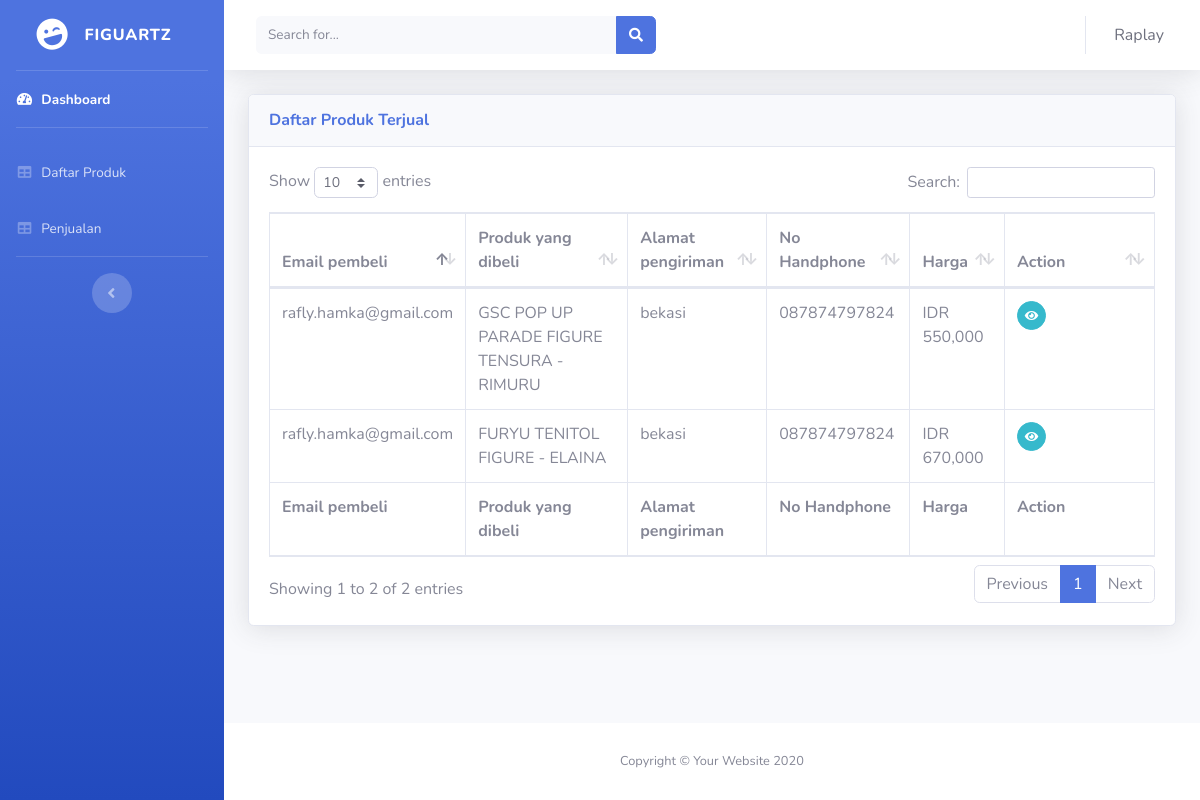
/pages/admin/penjualan.php (signed in), run on the app's committed database.
### tables this page shows
CREATE TABLE `penjualan` (
  `id_penjualan` int(11) NOT NULL,
  `emailPembeli` varchar(50) NOT NULL,
  `namaPembeli` char(50) NOT NULL,
  `barangDibeli` varchar(50) NOT NULL,
  `alamatPengiriman` text NOT NULL,
  `noHp` varchar(50) NOT NULL,
  `kurirDipilih` varchar(50) NOT NULL,
  `metodePembayaran` varchar(50) NOT NULL,
  `totalHarga` int(11) NOT NULL,
  `statusPemesanan` varchar(50) NOT NULL
);

### pages/admin/penjualan.php (the view, shortened to what this page needs)
<!DOCTYPE html>
<?php
include "../../config/connector.php";
?>
<html lang="en">
  <head>
    <link
      href="../../vendor/fontawesome-free/css/all.min.css"
      rel="stylesheet"
      type="text/css"
    />
    <link href="../../style/sb-admin-2.min.css" rel="stylesheet" />
    <link
      href="../../vendor/datatables/dataTables.bootstrap4.min.css"
      rel="stylesheet"
    />
  </head>
  <body id="page-top">
    <div id="wrapper">
      <ul
        class="navbar-nav bg-gradient-primary sidebar sidebar-dark accordion"
        id="accordionSidebar"
      >
        <a
          class="sidebar-brand d-flex align-items-center justify-content-center"
          href="dashboard.php"
        >
          <div class="sidebar-brand-icon rotate-n-15">
            <i class="fas fa-laugh-wink"></i>
          </div>
          <div class="sidebar-brand-text mx-3">FiguartZ</div>
        </a>
        <hr class="sidebar-divider my-0" />
        <li class="nav-item active">
          <a class="nav-link" href="dashboard.php">
            <i class="fas fa-fw fa-tachometer-alt"></i>
            <span>Dashboard</span></a
          >
        </li>
        <hr class="sidebar-divider" />
        <li class="nav-item">
          <a class="nav-link" href="daftarProduk.php">
            <i class="fas fa-fw fa-table"></i>
            <span>Daftar Produk</span></a
          >
        </li>
        <li class="nav-item">
          <a class="nav-link" href="#">
            <i class="fas fa-fw fa-table"></i>
            <span>Penjualan</span></a
          >
        </li>
        <hr class="sidebar-divider d-none d-md-block" />
        <div class="text-center d-none d-md-inline">
          <button class="rounded-circle border-0" id="sidebarToggle"></button>
        </div>
      </ul>
      <div id="content-wrapper" class="d-flex flex-column">
        <div id="content">
          <nav
            class="navbar navbar-expand navbar-light bg-white topbar mb-4 static-top shadow"
          >
            <form
              class="d-none d-sm-inline-block form-inline mr-auto ml-md-3 my-2 my-md-0 mw-100 navbar-search"
            >
              <div class="input-group">
                <input
                  type="text"
                  class="form-control bg-light border-0 small"
                  placeholder="Search for..."
                  aria-label="Search"
                  aria-describedby="basic-addon2"
                />
                <div class="input-group-append">
                  <button class="btn btn-primary" type="button">
                    <i class="fas fa-search fa-sm"></i>
                  </button>
                </div>
              </div>
            </form>
            <ul class="navbar-nav ml-auto">
              <li class="nav-item dropdown no-arrow">
                <a
                  class="nav-link dropdown-toggle"
                  href="#"
                  id="userDropdown"
                  role="button"
                  data-toggle="dropdown"
                  aria-haspopup="true"
                  aria-expanded="false"
                >
                  <span class="mr-2 d-none d-lg-inline text-gray-700 text-capitalize"
                    ><?php echo $_SESSION['username'];?></span
                  >
                </a>
              </li>
            </ul>
          </nav>
          <div class="container-fluid">
            <div class="card shadow mb-4">
              <div class="card-header py-3">
                <h6 class="m-0 font-weight-bold text-primary">
                  Daftar Produk Terjual
                </h6>
              </div>
              <div class="card-body">
                <div class="table-responsive">
                  <table
                    class="table table-bordered"
                    id="dataTable"
                    width="100%"
                    cellspacing="0"
                  >
                    <thead>
                      <tr>
                        <th>Email pembeli</th>
                        <th>Produk yang dibeli</th>
                        <th>Alamat pengiriman</th>
                        <th>No Handphone</th>
                        <th>Harga</th>
                        <th>Action</th>
                      </tr>
                    </thead>
                    <tfoot>
                      <tr>
                        <th>Email pembeli</th>
                        <th>Produk yang dibeli</th>
                        <th>Alamat pengiriman</th>
                        <th>No Handphone</th>
                        <th>Harga</th>
                        <th>Action</th>
                      </tr>
                    </tfoot>
                    <tbody>
                      <?php
                        $penjualan = mysqli_query($koneksi,"select * from penjualan");
                        while($daftarPenjualan = mysqli_fetch_array($penjualan)){
                          ?>
                      <tr>
                        <td>
                         <?php echo $daftarPenjualan['emailPembeli'] ?>
                        </td>
                        <td><?php echo $daftarPenjualan['barangDibeli'] ?></td>
                        <td><?php echo $daftarPenjualan['alamatPengiriman'] ?></td>
                        <td><?php echo $daftarPenjualan['noHp'] ?></td>
                        <td><?php echo "IDR ", number_format($daftarPenjualan['totalHarga']); ?></td>
                        <td width="125px">
                            <a href="detail-penjualan.php?id_penjualan=<?php echo $daftarPenjualan['id_penjualan'];?>" class="btn btn-info btn-circle btn-sm"><i class="fas fa-eye"></i></a>
                        </td>
                      </tr>
                       <?php
                        }
                       ?>
                    </tbody>
                  </table>
                </div>
              </div>
            </div>
          </div>
        </div>
        <footer class="sticky-footer bg-white">
          <div class="container my-auto">
            <div class="copyright text-center my-auto">
              <span>Copyright &copy; Your Website 2020</span>
            </div>
          </div>
        </footer>
      </div>
    </div>
  </body>
</html>

### data on the page
penjualan: emailPembeli "rafly.hamka@gmail.com", barangDibeli "GSC POP UP PARADE FIGURE TENSURA - RIMURU", alamatPengiriman "bekasi", noHp "087874797824", totalHarga "550,000"
penjualan: emailPembeli "rafly.hamka@gmail.com", barangDibeli "FURYU TENITOL FIGURE - ELAINA", alamatPengiriman "bekasi", noHp "087874797824", totalHarga "670,000"

### other printed values
$_SESSION['username'] "Raplay"
